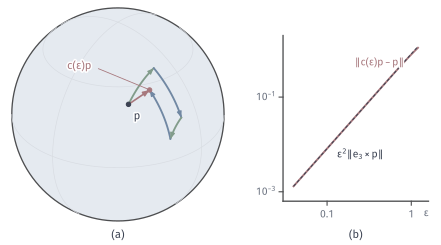

Recreate this plot in Python.
"""The four arcs of the group commutator exp(eX)exp(eY)exp(-eX)exp(-eY) applied to p, and the gap against e^2."""
from pathlib import Path
import sys
ROOT = next(p for p in Path(__file__).resolve().parents if (p/"build.sh").is_file() and (p/"tex/book.tex").is_file())
sys.path.insert(0, str(ROOT/"figures/04-spaces-measures-and-geometry/04-manifolds/matplotlib/mfd-common"))
from mfd3d import *

W, H = 112, 62
fig, ax = canvas(W, H)
view = View(38, 30)
pl = Placed(view, 30, 33, 27)
def rot(u, th):
    u = np.asarray(u, float)/np.linalg.norm(u)
    K = np.array([[0, -u[2], u[1]], [u[2], 0, -u[0]], [-u[1], u[0], 0]])
    return np.eye(3)+np.sin(th)*K+(1-np.cos(th))*K@K
e1, e2, e3 = np.eye(3)
p = np.array([1, 1, 1.0])/np.sqrt(3)
EPS = .55
sphere_disc(ax, pl)
for lat in np.radians([0, 45]):
    sphere_curve(ax, pl, parallel(lat), GRID, lw=.5, hidden=False, zorder=2)
for lon in np.radians([0, 90, 180, 270]):
    sphere_curve(ax, pl, meridian(lon), GRID, lw=.5, hidden=False, zorder=2)
steps = [(e2, -EPS, GREEN), (e1, -EPS, BLUE), (e2, EPS, GREEN), (e1, EPS, BLUE)]
q = p.copy()
marks = [p.copy()]
for axis, th, c in steps:
    s = np.linspace(0, th, 60)
    arc = np.array([rot(axis, v)@q for v in s])
    sphere_curve(ax, pl, arc, c, lw=1.35, hidden=False, zorder=5)
    arrow(ax, pl(arc[-6]), pl(arc[-1]), color=c, lw=1.0, scale=6, zorder=6)
    q = rot(axis, th)@q
    marks.append(q.copy())
end = q
arrow(ax, pl(p), pl(end), color=RED, lw=1.2, scale=6.5, zorder=8)
dot(ax, pl(p), INK, zorder=9); label(ax, pl(p)+[2.2, -3.0], '$p$', halo=True, zorder=10)
dot(ax, pl(end), RED, zorder=9); ax.plot(*zip(pl(end)+[-.6, .3], pl(end)+[-13, 5.4]), color=RED, lw=.6, zorder=8)
label(ax, pl(end)+[-17.8, 6.2], r'$c(\varepsilon)p$', color=RED, halo=True, zorder=10)
# (b) gap against epsilon^2 on log-log axes.
x0, y0, wid, hgt = 72, 11, 37, 42
ax.plot([x0, x0+wid], [y0, y0], color=STROKE, lw=.95); ax.plot([x0, x0], [y0, y0+hgt], color=STROKE, lw=.95)
eps = np.geomspace(.04, 1.2, 80)
def gap(e):
    c = rot(e1, e)@rot(e2, e)@rot(e1, -e)@rot(e2, -e)
    return np.linalg.norm(c@p-p)
g = np.array([gap(e) for e in eps])
pred = eps**2*np.linalg.norm(np.cross(e3, p))
lx = lambda v: x0+wid*(np.log10(v)-np.log10(.03))/(np.log10(1.6)-np.log10(.03))
ly = lambda v: y0+hgt*(np.log10(v)+3.2)/(3.2+.3)
ax.plot(lx(eps), ly(g), color=RED, lw=1.4, zorder=4)
ax.plot(lx(eps), ly(pred), color=INK, lw=.75, ls=(0, (3, 2)), zorder=5)
for v, name in ((.1, '0.1'), (1.0, '1')):
    ax.plot([lx(v)]*2, [y0, y0-1], color=STROKE, lw=.8); label(ax, (lx(v), y0-3.3), name, 7.5, MUTED)
for v, name in ((.001, '$10^{-3}$'), (.1, '$10^{-1}$')):
    ax.plot([x0, x0-1], [ly(v)]*2, color=STROKE, lw=.8); label(ax, (x0-1.6, ly(v)), name, 7.5, MUTED, ha='right')
label(ax, (x0+wid+.2, y0-3.3), r'$\varepsilon$', 7.5, MUTED, ha='right')
label(ax, (lx(.42), ly(g[60])+4.4), r'$\Vert c(\varepsilon)p-p\Vert$', 7.5, RED, halo=True)
label(ax, (lx(.25), ly(.02)-6.0), r'$\varepsilon^2\Vert e_3\times p\Vert$', 7.5, INK, halo=True)
panel_tag(ax, 30, 1.7, '(a)'); panel_tag(ax, x0+wid/2, 1.7, '(b)')
print('gap at .55', np.linalg.norm(end-p), 'pred', EPS**2*np.linalg.norm(np.cross(e3, p)), 'end', end)
save(fig, Path(__file__).resolve().parent, 'figure', {'formula': 'c=exp(eX)exp(eY)exp(-eX)exp(-eY), X=[e1]x, Y=[e2]x, p=(1,1,1)/sqrt3, e=.55; c p - p ~ e^2 e3 x p'})
